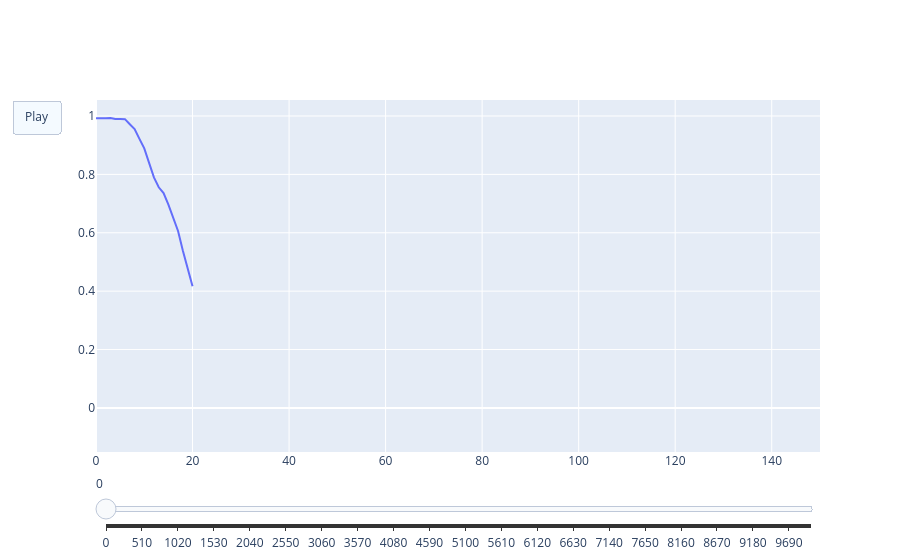

Source (notebook cell):
### Code cell
import plotly.graph_objects as go


flat_rewards = [val for frame in rewards for val in frame]
y_min = min(flat_rewards)
y_max = max(flat_rewards)

padding = (y_max - y_min) * 0.05 if y_max != y_min else 1.0
y_range = [y_min - padding, y_max + padding]

# Create a figure with Plotly frames
fig = go.Figure(
    data=[go.Scatter(x=list(range(len(rewards_padded[0]))), y=rewards_padded[0], mode="lines")]
)

skip = 10

# Build frames efficiently
frames = [
    go.Frame(
        data=[go.Scatter(y=rewards_padded[t])],
        name=str(t),
        layout=dict(title=f"Time step: {t}"),
    )
    for t in range(0, n_episodes, skip)
]  # Optional: step by 10 for speed

fig.frames = frames

# Add play/pause buttons and slider
fig.update_layout(
    yaxis=dict(
        range=y_range
    ),
    updatemenus=[{
        "type": "buttons",
        "buttons": [{
            "label": "Play",
            "method": "animate",
            "args": [
                None,
                {
                    "frame": {"duration": 25, "redraw": True},
                    'transition': {'duration': 0, 'easing': 'linear'},
                    "fromcurrent": True,
                },
            ],
        }],
    }],
    sliders=[{
        "steps": [{
            "args": [
                [str(t)],
                {"frame": {"duration": 0, "redraw": True}, "mode": "immediate"},
            ],
            "label": str(t),
            "method": "animate",
        } for t in range(0, n_episodes, skip)]
    }],
)

fig.show()
